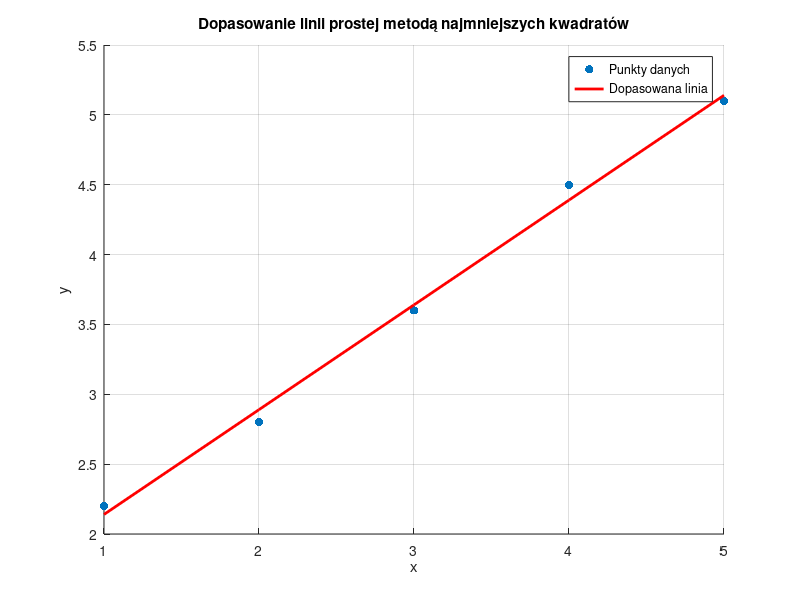
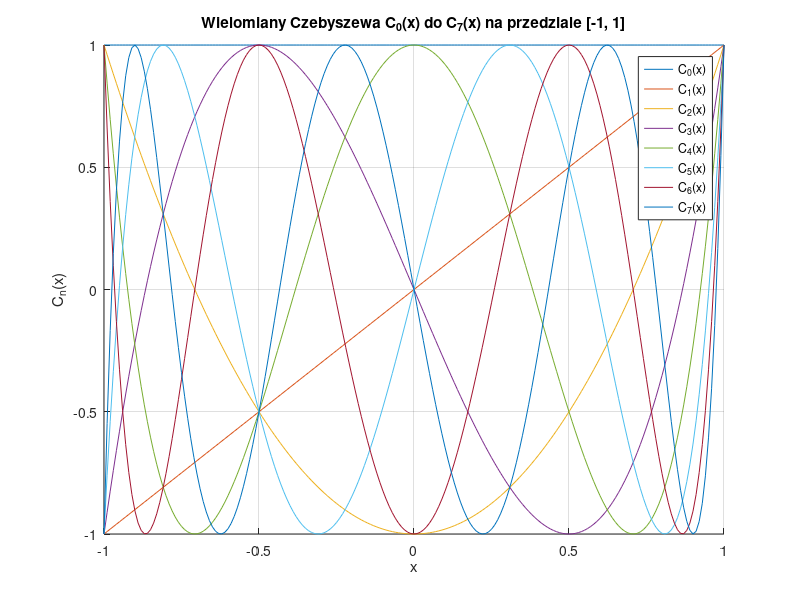
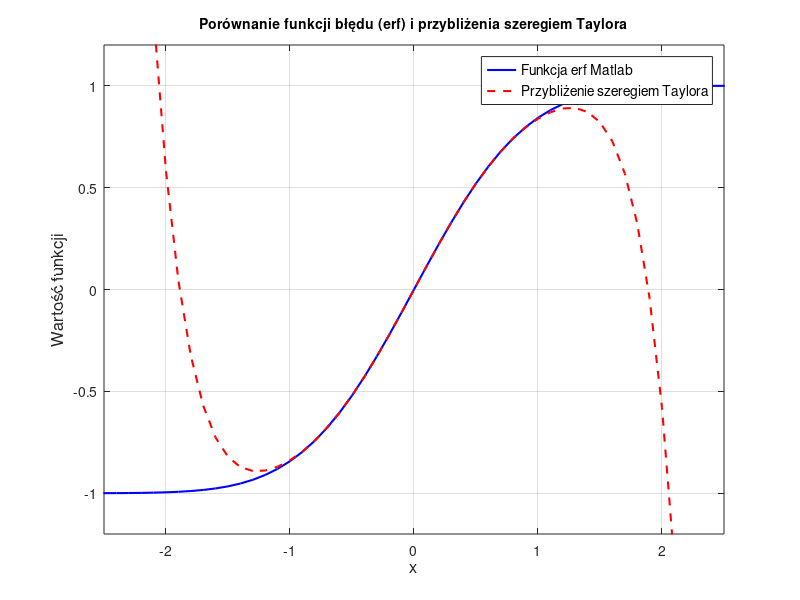

MATLAB code for these plots, in order:
clear all; close all; clc;

%% (*)PROBLEM 6.1
clear all; close all; clc;

x_data = [1; 2; 3; 4; 5];  % Wartości x
y_data = [2.2; 2.8; 3.6; 4.5; 5.1];  % Wartości y

% Tworzenie macierzy A oraz wektora b
A = [x_data, ones(size(x_data))];  % Macierz A: [x 1]
b = y_data;  % Wektor b

% Rozwiązanie za pomocą metody najmniejszych kwadratów
x = (A' * A) \ (A' * b);  % Wyznaczanie wektora x: [a; b]

% Wynik
a = x(1);  % Współczynnik nachylenia
b = x(2);  % Przesunięcie

% Wyświetlenie wyników
fprintf('Dopasowana prosta: y = %.2fx + %.2f\n', a, b);

% Rysowanie wyników
figure;
scatter(x_data, y_data, 'filled');  % Rysowanie punktów danych
hold on;
y_fit = A * x;  % Wyznaczanie wartości dopasowanej linii
plot(x_data, y_fit, 'r-', 'LineWidth', 2);  % Rysowanie dopasowanej linii
xlabel('x');
ylabel('y');
title('Dopasowanie linii prostej metodą najmniejszych kwadratów');
legend('Punkty danych', 'Dopasowana linia');
grid on;





%% (*)PROBLEM 6.7
clear all; close all; clc;

% definicja przedziału dla x
x = -1:0.01:1;

C = cell(1, 8); % komórki na wielomiany od C0 do C7
C{1} = ones(size(x)); % C0(x) = 1
C{2} = x; % C1(x) = x
C{3} = 2*x.*C{2}-C{1}; % C2 ...
C{4} = 2*x.*C{3}-C{2};
C{5} = 2*x.*C{4}-C{3};
C{6} = 2*x.*C{5}-C{4};
C{7} = 2*x.*C{6}-C{5};
C{8} = 2*x.*C{7}-C{6};

% wykres
figure;
hold on;
plot(x, C{1}, 'DisplayName', 'C_0(x)');
plot(x, C{2}, 'DisplayName', 'C_1(x)');
plot(x, C{3}, 'DisplayName', 'C_2(x)');
plot(x, C{4}, 'DisplayName', 'C_3(x)');
plot(x, C{5}, 'DisplayName', 'C_4(x)');
plot(x, C{6}, 'DisplayName', 'C_5(x)');
plot(x, C{7}, 'DisplayName', 'C_6(x)');
plot(x, C{8}, 'DisplayName', 'C_7(x)');

% legenda
legend show;
title('Wielomiany Czebyszewa C_0(x) do C_7(x) na przedziale [-1, 1]');
xlabel('x');
ylabel('C_n(x)');
grid on;
hold off;





%% (*)PROBLEM 6.8
clear all; close all; clc;

x = -3:0.1:3;

erf_matlab = erf(x);
erf_taylorem = (2 / sqrt(pi)) * (x - (x.^3) / 3 + (x.^5) / 10 - (x.^7) / 42);

% wykres
figure;
plot(x, erf_matlab, 'b-', 'LineWidth', 1.5); % wykres Matlab
hold on;
plot(x, erf_taylorem, 'r--', 'LineWidth', 1.5); % wykres Taylor

% ust osi i siatki
ylim([-1.2, 1.2]);
xlim([-2.5, 2.5]);
grid on;

title('Porównanie funkcji błędu (erf) i przybliżenia szeregiem Taylora', 'FontSize', 10);
xlabel('x', 'FontSize', 12);
ylabel('Wartość funkcji', 'FontSize', 12);
legend({'Funkcja erf Matlab', 'Przybliżenie szeregiem Taylora'}, 'Location', 'best', 'FontSize', 10);
hold off;


